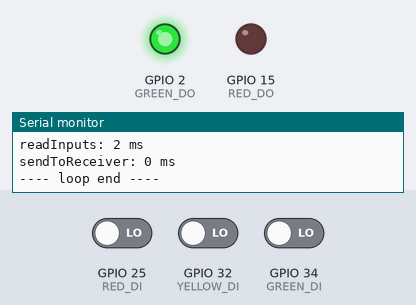
The sketch below on a simulated ESP32. Parts: output pins drawn as LEDs (lit = HIGH), the last lines printed to the serial monitor. The test bench sets the inputs (shaded band); at power-on: GPIO 25 (RED_DI) LOW, GPIO 32 (YELLOW_DI) LOW, GPIO 34 (GREEN_DI) LOW. WiFi joins after 1.5 s; servers stay silent unless stated; storage starts empty.

Above: at 1.8 s.
1.9 s: GPIO 25 (RED_DI) driven HIGH
At 2.3 s:
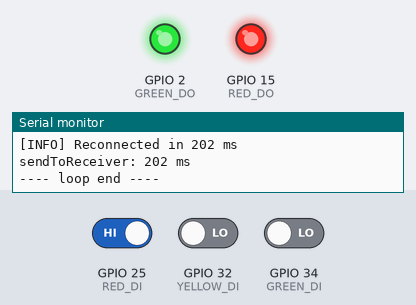
5.2 s: GPIO 25 (RED_DI) driven LOW
At 6.6 s:
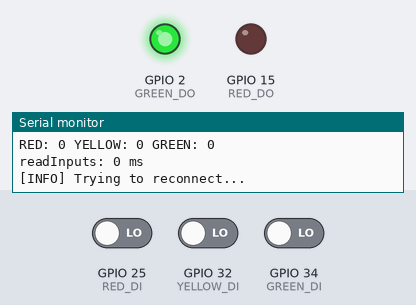
Timing chart, 0 to 8.2 s (numbered marks = the images above; inputs shaded):
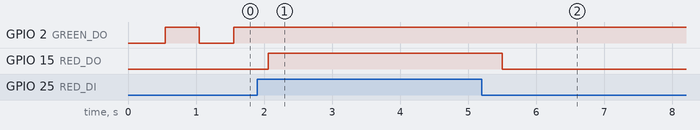

The sketch:

sketch_oct20a.ino
```cpp
#include "FS.h"
#include "SPIFFS.h"
#include <WiFi.h>
#include <ArduinoJson.h>


#define TOTAL_COILS 5  // จำนวน coils ต่อบอร์ด
int coilStartIndex = 5; // ตั้งค่าตามบอร์ด: 0, 5, 10, ...

int coils[TOTAL_COILS] = {0};
int inputValues[TOTAL_COILS] = {0}; // เก็บค่าจาก DI pins

#define RED_DI     25
#define YELLOW_DI  32
#define GREEN_DI   34

#define RED_DO     15
#define GREEN_DO   2


// Wi-Fi
const char* ssid = "ESP32_AP";
const char* password = "12345678";
WiFiClient client;
const char* receiverIP = "192.168.128.201";   // IP ของ ESP32 Receiver
const uint16_t receiverPort = 81;        // Port ที่ Receiver เปิดไว้


IPAddress local_IP(192, 168, 128, 203); // Your desired static IP
IPAddress gateway(192, 168, 128, 0);   // Your router's IP address
IPAddress subnet(255, 255, 255, 0); // Your network's subnet mask

bool wifiConnected = false;
unsigned long previousMillis = 0;
const unsigned long blinkInterval = 300;
bool ledState = false;

// เพิ่มตัวควบคุม Reconnect
unsigned long lastReconnectAttempt = 0;
const unsigned long reconnectInterval = 5000; // 5 วินาที

WiFiServer server(5000);   // หรือ port ที่ต้องการรับ


void setup() {
  Serial.begin(115200);

  setupWiFi();
  setupTCPServer();
  setupSPIFFS();
  setupPins();
}

// --- WiFi ---
void setupWiFi() {
  WiFi.config(local_IP, gateway, subnet);
  Serial.println("Connecting to WiFi...");
  WiFi.mode(WIFI_STA);
  WiFi.begin(ssid, password);
}

// --- TCP Server ---
void setupTCPServer() {
  server.begin();
  Serial.println("TCP server started");
}

void setupSPIFFS() {
  if (!SPIFFS.begin(true)) {
    Serial.println("SPIFFS Mount Failed");
    return;
  }

  if (SPIFFS.exists("/config.txt")) {
    readCoilsFromFile(); // ถ้ามีไฟล์อยู่ → อ่านค่าจากไฟล์
  } else {
    createDefaultCoils(); // ถ้าไม่มีไฟล์ → สร้างค่าเริ่มต้น
  }
}

// --- อ่านค่า coils จากไฟล์ config ---
void readCoilsFromFile() {
  File file = SPIFFS.open("/config.txt", FILE_READ);
  if (!file) {
    Serial.println("Failed to open config file for reading");
    return;
  }

  while (file.available()) {
    String line = file.readStringUntil('\n'); // อ่านทีละบรรทัด
    line.trim(); // ลบช่องว่างหรือ \r
    if (line.length() == 0) continue;

    int eqIndex = line.indexOf('='); // หาตำแหน่ง "="
    if (eqIndex == -1) continue;

    String coilName = line.substring(0, eqIndex); // เช่น "C0"
    int coilIndex = coilName.substring(1).toInt() - coilStartIndex; // แปลงเป็น index
    int value = line.substring(eqIndex + 1).toInt(); // ค่า 0 หรือ 1

    if (coilIndex >= 0 && coilIndex < TOTAL_COILS) {
      coils[coilIndex] = value;
    }
  }

  file.close();

  Serial.println("Coils loaded from config:");
  for (int i = 0; i < TOTAL_COILS; i++) {
    Serial.print("C"); Serial.print(i + coilStartIndex);
    Serial.print("="); Serial.println(coils[i]);
  }
}

// --- ฟังก์ชันสร้างค่าเริ่มต้นและไฟล์ config ---
void createDefaultCoils() {
  for (int i = 0; i < TOTAL_COILS; i++) {
    coils[i] = (i < 3) ? 1 : 0; // ตัวอย่าง: C0-C2 = 1
  }

  String msg = "";
  for (int i = 0; i < TOTAL_COILS; i++) {
    msg += "C" + String(i + coilStartIndex) + "=" + String(coils[i]) + "\n"; // +coilStartIndex
  }

  File file = SPIFFS.open("/config.txt", FILE_WRITE);
  if (file) {
    file.print(msg);
    file.close();
    Serial.println("Config file written:");
    Serial.println(msg);
  } else {
    Serial.println("Failed to open config file for writing");
  }
}


// --- Pins ---
void setupPins() {
  int inputPins[] = {RED_DI, YELLOW_DI, GREEN_DI};
  for (int i = 0; i < sizeof(inputPins)/sizeof(inputPins[0]); i++) {
    pinMode(inputPins[i], INPUT_PULLDOWN);
  }

  int outputPins[] = {RED_DO, GREEN_DO};
  for (int i = 0; i < sizeof(outputPins)/sizeof(outputPins[0]); i++) {
    pinMode(outputPins[i], OUTPUT);
  }
}

// ===============================================================================  Program  =============================================================================== //

// ฟังก์ชันแปลง JSON → อัปเดต coils[]
void parseJSONAndUpdateCoils(String jsonStr) {
  StaticJsonDocument<512> doc;
  DeserializationError error = deserializeJson(doc, jsonStr);
  if (error) {
    Serial.print("JSON parse failed: ");
    Serial.println(error.c_str());
    return;
  }

  for (JsonPair kv : doc.as<JsonObject>()) {
    String key = kv.key().c_str(); // "C0", "C1", ...
    int index = key.substring(1).toInt() - coilStartIndex; // ใช้ offset
    int value = atoi(kv.value().as<const char*>());
    if (index >= 0 && index < TOTAL_COILS) {
      coils[index] = value;
      Serial.printf("Updated %s = %d\n", key.c_str(), value);
    }
  }
}


void saveCoilsToFile() {
  String msg = "";
  for (int i = 0; i < TOTAL_COILS; i++) {
    msg += "C" + String(i + coilStartIndex) + "=" + String(coils[i]) + "\n";
  }

  File file = SPIFFS.open("/config.txt", FILE_WRITE);
  if (file) {
    file.print(msg);
    file.close();
    Serial.println("Coils saved to config.txt.");
  } else {
    Serial.println("Failed to write config file");
  }
}


void handleClient() {
  WiFiClient wifiClient = server.available();
  if (!wifiClient) return;

  Serial.println("Client connected");

  String line = "";
  unsigned long startTime = millis();

  while (wifiClient.connected()) {
    while (wifiClient.available()) {
      char c = wifiClient.read();
      line += c;

      // ตรวจว่าจบข้อความเมื่อเจอ '\n'
      if (c == '\n') {
        Serial.println("Received raw: " + line);

        // ตรวจว่ามีข้อมูลจริง ไม่ใช่บรรทัดว่าง
        if (line.length() > 2) {
          parseJSONAndUpdateCoils(line);
          saveCoilsToFile();
        }

        line = "";
        startTime = millis();  // reset timeout
      }
    }

    // timeout 2 วินาที → ตัดการเชื่อมต่อ
    if (millis() - startTime > 2000) {
      Serial.println("Client timeout");
      break;
    }
  }

  wifiClient.stop();
  Serial.println("Client disconnected");
}


void checkWiFi() {
  if (WiFi.status() == WL_CONNECTED) {
    if (!wifiConnected) {
      wifiConnected = true;
      digitalWrite(GREEN_DO, HIGH);
      Serial.print("WiFi connected. IP: ");
      Serial.println(WiFi.localIP());
    }
  } else {
    wifiConnected = false;

    // กระพริบไฟเขียว
    unsigned long currentMillis = millis();
    if (currentMillis - previousMillis >= blinkInterval) {
      previousMillis = currentMillis;
      ledState = !ledState;
      digitalWrite(GREEN_DO, ledState);
    }

    // reconnect ทุก 5 วินาที
    if (millis() - lastReconnectAttempt >= reconnectInterval) {
      Serial.println("Reconnecting WiFi...");
      WiFi.disconnect(true);
      WiFi.begin(ssid, password);
      lastReconnectAttempt = millis();
    }
  }
}

void readInputs() {
  inputValues[0] = digitalRead(RED_DI);
  inputValues[1] = digitalRead(YELLOW_DI);
  inputValues[2] = digitalRead(GREEN_DI);
  // inputValues[3] = digitalRead();
  // inputValues[4] = digitalRead();    // ถ้า TOTAL_COILS > 3 ต้องอ่าน DI เพิ่มเอง หรือกำหนด 0

  Serial.print("RED: "); Serial.print(inputValues[0]);
  Serial.print(" YELLOW: "); Serial.print(inputValues[1]);
  Serial.print(" GREEN: "); Serial.println(inputValues[2]);

  // OUTPUT
  digitalWrite(RED_DO, inputValues[0]);
}


void sendToReceiver() {
  if (WiFi.status() != WL_CONNECTED) return;

  static unsigned long lastReconnect = 0;
  const unsigned long reconnectDelay = 2000; // ลอง reconnect ทุก 2 วิ

  if (!client.connected()) {
    unsigned long now = millis();
    if (now - lastReconnect >= reconnectDelay) {
      lastReconnect = now;
      unsigned long t0 = millis();
      Serial.println("[INFO] Trying to reconnect...");
      if (client.connect(receiverIP, receiverPort, 500)) {
        client.setNoDelay(true); // ส่งทันที ไม่ buffer
        Serial.printf("[INFO] Reconnected in %lu ms\n", millis() - t0);
      } else {
        Serial.printf("[WARN] Reconnect failed after %lu ms\n", millis() - t0);
      }
    }
    return; // ยังไม่ต่อได้ → ไม่ต้องส่ง
  }

  // === สร้างข้อความ ===
  String ipSuffix = String(local_IP[3]);
  String msg = ipSuffix + "|";
  bool first = true;
  for (int i = 0; i < TOTAL_COILS; i++) {
    if (coils[i] == 1) {
      if (!first) msg += ",";
      msg += "C" + String(i + coilStartIndex) + "=" + String(inputValues[i]);
      first = false;
    }
  }
  msg += "\n";

  // === ส่งข้อความ ===
  unsigned long tSend = millis();
  size_t sent = client.print(msg);
  unsigned long elapsed = millis() - tSend;

  if (sent > 0) {
    Serial.printf("[SEND OK] %s (took %lu ms)\n", msg.c_str(), elapsed);
  } else {
    Serial.printf("[SEND FAIL] after %lu ms, closing socket\n", elapsed);
    client.stop(); // บังคับ reconnect รอบหน้า
  }
}


void loop() {
  unsigned long start = millis();
  handleClient();
  Serial.printf("handleClient: %lu ms\n", millis() - start);

  unsigned long t2 = millis();
  checkWiFi();
  Serial.printf("checkWiFi: %lu ms\n", millis() - t2);

  unsigned long t3 = millis();
  readInputs();
  Serial.printf("readInputs: %lu ms\n", millis() - t3);

  unsigned long t4 = millis();
  if (wifiConnected) sendToReceiver();
  Serial.printf("sendToReceiver: %lu ms\n", millis() - t4);

  Serial.println("---- loop end ----");
  delay(500);
}
```

Measured:
- after the input at 1.9 s, GPIO 15 (RED_DO): LOW → HIGH after 0.16 s
- after the input at 5.2 s, GPIO 15 (RED_DO): HIGH → LOW after 0.30 s
